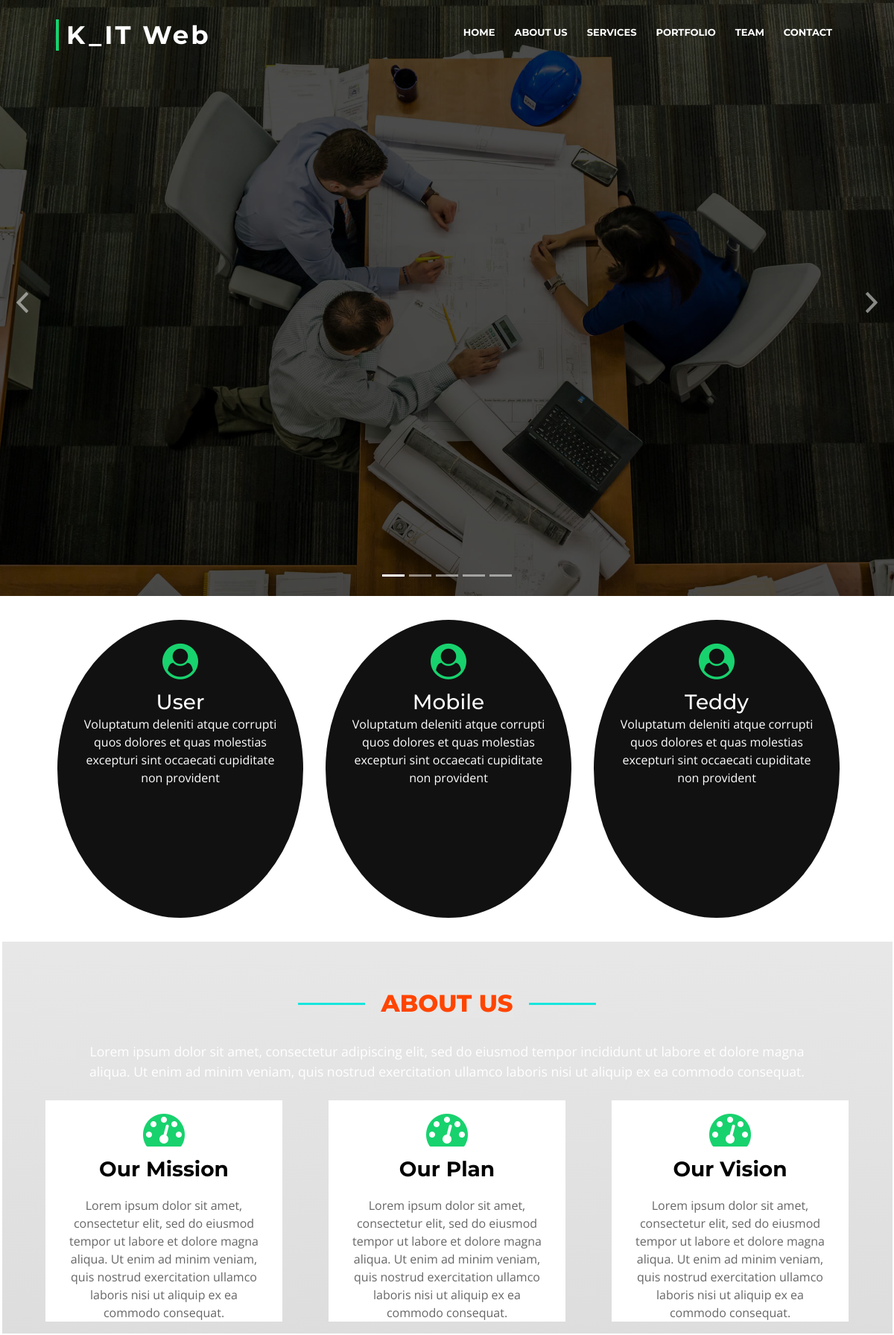
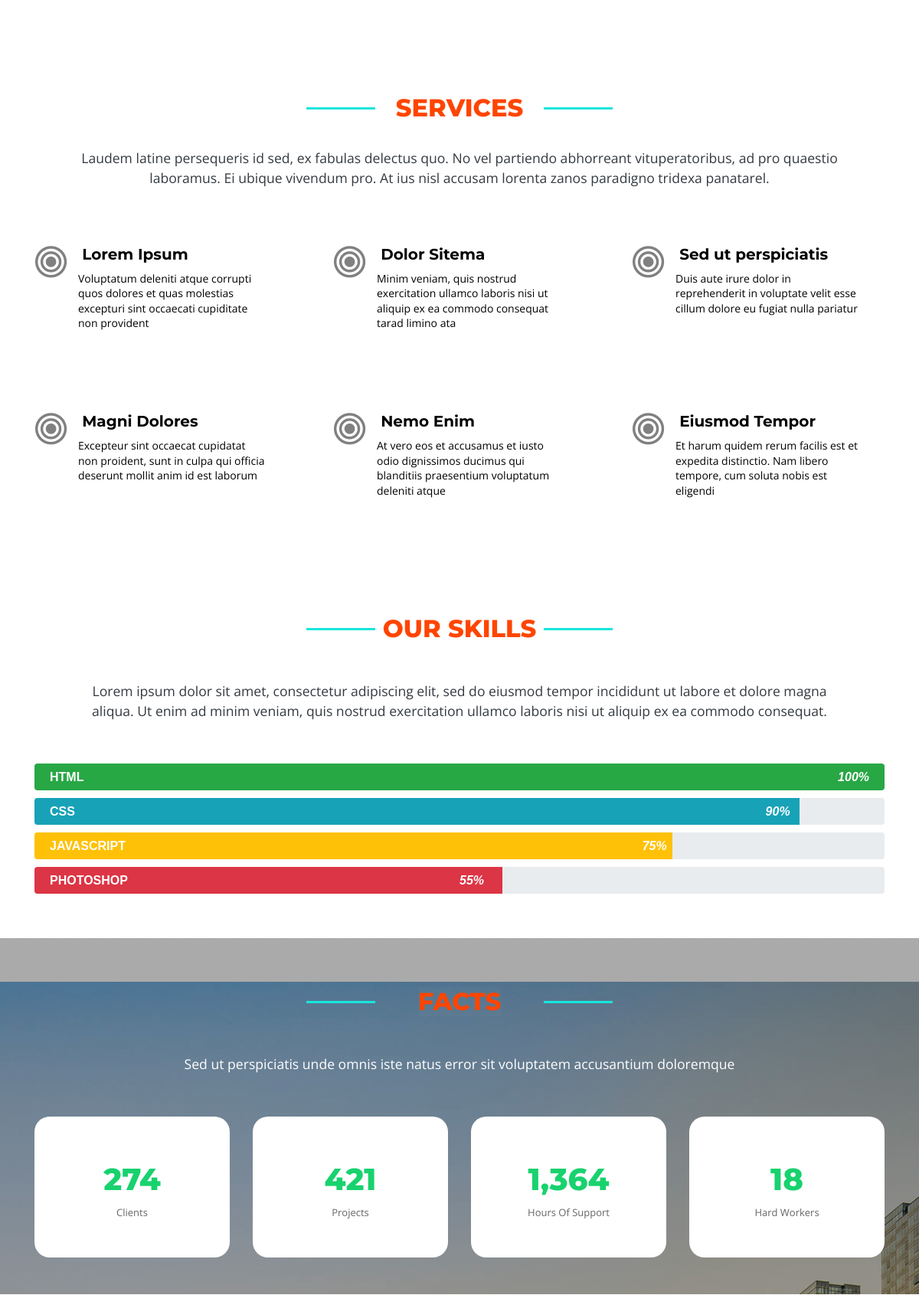
Page /index.php/pages/home (upper part) on the committed database (2 pictures, top to bottom).
### tables this page shows
CREATE TABLE `mobiles` (
  `id` int(11) NOT NULL,
  `img` varchar(250) NOT NULL,
  `icon` varchar(250) NOT NULL,
  `name` varchar(150) NOT NULL,
  `content` varchar(150) NOT NULL,
  `created_at` date NOT NULL DEFAULT current_timestamp()
);

CREATE TABLE `about` (
  `id` int(11) NOT NULL,
  `img` varchar(250) NOT NULL,
  `icon` varchar(250) NOT NULL,
  `name` varchar(250) NOT NULL,
  `content` varchar(250) NOT NULL,
  `created_at` date NOT NULL DEFAULT current_timestamp()
);

CREATE TABLE `service` (
  `id` int(11) NOT NULL,
  `icon` varchar(250) NOT NULL,
  `name` varchar(250) NOT NULL,
  `content` varchar(250) NOT NULL,
  `created_at` int(11) NOT NULL
);

### application/controllers/pages/Home.php (called while the page is built, shortened)
<?php
class Home extends CI_Controller {
	public function __construct()
	{
		$this->load->model('HomePage_Model', 'home');
	}
	public function index()
	{
		$data['all_mobile'] = $this->home->getMobile();
		$data['all_about'] = $this->home->getAbout();
		$data['all_service'] = $this->home->getService();
		$data['all_apps'] = $this->home->getApp();
		$data['all_cards'] = $this->home->getCard();
		$data['all_webs'] = $this->home->getWeb();
		$data['all_teams'] = $this->home->getTeam();
		$this->load->view('pages/home_page', $data);
	}
}

### index.php (called while the page is built, shortened)
<?php
require_once BASEPATH.'core/CodeIgniter.php';

### application/models/HomePage_Model.php (called while the page is built, shortened)
<?php
class HomePage_Model extends CI_Model {
	function getMobile()
	{
		 $query = $this->db->get('mobiles');
		 return $query->result();
	}
	function getAbout()
	{
		 $query = $this->db->get('about');
		 return $query->result();
	}
	function getService()
	{
		 $query = $this->db->get('service');
		 return $query->result();
	}
}

### application/views/pages/home_page.php (the view, shortened to what this page needs)
<!DOCTYPE html>
<html lang="en">
<head>
    <link href="<?php echo base_url(); ?>project/assets/css/bootstrap/bootstrap.min.css" rel="stylesheet">
    <link href="<?php echo base_url(); ?>project/assets/lib/font-awesome/css/font-awesome.min.css" rel="stylesheet">
    <link href="<?php echo base_url(); ?>project/assets/lib/animate/animate.min.css" rel="stylesheet">
    <link href="<?php echo base_url(); ?>project/assets/lib/ionicons/css/ionicons.min.css" rel="stylesheet">
    <link href="<?php echo base_url(); ?>project/assets/lib/owlcarousel/assets/owl.carousel.min.css" rel="stylesheet">
    <link href="<?php echo base_url(); ?>project/assets/lib/lightbox/css/lightbox.min.css" rel="stylesheet">
    <link href="<?php echo base_url(); ?>project/assets/css/style.css" rel="stylesheet">
</head>
<body>
<header id="header">
    <div class="container-fluid">
        <div id="logo" class="pull-left">
            <h1><a href="#intro" class="scrollto">K_IT Web</a></h1>
        </div>
        <nav id="nav-menu-container">
            <ul class="nav-menu">
                <li><a href="#intro">Home</a></li>
                <li><a href="#about-us">About Us</a></li>
                <li><a href="#services">Services</a></li>
                <li><a href="#portfolio">Portfolio</a></li>
                <li><a href="#team">Team</a></li>
                <li><a href="#contact">Contact</a></li>
            </ul>
        </nav>
    </div>
</header>
<section id="intro">
    <div class="intro-container">
        <div id="introCarousel" class="carousel  slide carousel-fade" data-ride="carousel">
            <ol class="carousel-indicators"></ol>
            <div class="carousel-inner" role="listbox">
                <div class="carousel-item active">
                    <div class="carousel-container">
                    </div>
                </div>
            </div>
            <a class="carousel-control-prev" href="#introCarousel" role="button" data-slide="prev">
                <span class="carousel-control-prev-icon ion-chevron-left" aria-hidden="true"></span>
            </a>
            <a class="carousel-control-next" href="#introCarousel" role="button" data-slide="next">
                <span class="carousel-control-next-icon ion-chevron-right" aria-hidden="true"></span>
            </a>
        </div>
    </div>
</section>
<div class="container">
    <div class="row item">
        <?php foreach ($all_mobile as $key => $value) { ?>
        <div class="col-sm-12 col-md-6 col-lg-4">
            <div class="card-icon rounded-circle">
                <i class="fa fa-user-circle" aria-hidden="true"></i>
                <h3 id=""><?php echo $value->name; ?></h3>
                <p id=""><?php echo $value->content; ?></p>
            </div>
        </div>
       <?php } ?>
    </div>
</div>
<div id="about-us" class="container-fluid top-3 title-about">
    <div class="container">
        <div class="head-title text-center"><h2><span>ABOUT US</span></h2>
            <p class="title-text">Lorem ipsum dolor sit amet, consectetur adipiscing elit, sed do eiusmod tempor incididunt ut labore et dolore magna aliqua. Ut enim ad minim veniam, quis nostrud exercitation ullamco laboris nisi ut aliquip ex ea commodo consequat.</p>
        </div>
        <div class="row">
                <?php foreach ($all_about as $key => $value) { ?>
            <div class="col-sm-12 col-md-6 col-lg-4">
                <div class="title-card text-center p-2 m-2">
                    <div class="about-bg">
                        <i class="fa fa-tachometer" aria-hidden="true"></i>
                        <h3><?php echo $value->name; ?></h3>
                        <P><?php echo $value->content; ?></P>
                    </div>
                </div>
            </div>
            <?php } ?>
        </div>
    </div>
</div>
<div id="services" class="container">
    <div class="head-title text-center service"><h2><span>SERVICES</span></h2>
        <p class="title-text text-dark my-3">Laudem latine persequeris id sed, ex fabulas delectus quo. No vel partiendo abhorreant vituperatoribus, ad pro quaestio laboramus. Ei ubique vivendum pro. At ius nisl accusam lorenta zanos paradigno tridexa panatarel.</p>
        <div class="row">
            <?php foreach ($all_service as $key => $value) { ?>
            <div class="col-sm-12 col-md-6 col-lg-4">
                <div class="service-head">
                    <div class="service-icon p-3">
                        <i class="float-left  fa fa-bullseye mt-2" aria-hidden="true"></i>
                        <h5><a href="#"><?php echo $value->name; ?></a></h5>
                        <p class="service-text"><?php echo $value->content; ?></p>
                    </div>
                </div>
            </div>
        <?php  } ?>
        </div>
    </div>
</div>
<div class="container  mb-5">
    <div class="head-title text-center"><h2><span>OUR SKILLS</span></h2>
        <p class="title-text text-dark my-5 mb-5">Lorem ipsum dolor sit amet, consectetur adipiscing elit, sed do eiusmod tempor incididunt ut labore et dolore magna aliqua. Ut enim ad minim veniam, quis nostrud exercitation ullamco laboris nisi ut aliquip ex ea commodo consequat.</p>
    </div>
    <div class="row">
        <div class="col-sm-12 col-md-12 col-lg-12">
            <div class="progress mt-2 ">
                <div class="progress-bar bg-success" role="progressbar" style="width: 100%;" aria-valuenow="100" aria-valuemin="0" aria-valuemax="100"></div>
                <span class="skill">Html</span>
                <i class="h-text">100%</i>
            </div>
            <div class="progress mt-2">
                <div class="progress-bar bg-info" role="progressbar" style="width: 90%;" aria-valuenow="90" aria-valuemin="0" aria-valuemax="90"></div>
                <span class="skill">css</span>
                <i class="c-text">90%</i>
            </div>
            <div class="progress mt-2">
                <div class="progress-bar bg-warning" role="progressbar" style="width: 75%;" aria-valuenow="75" aria-valuemin="0" aria-valuemax="75"></div>
                <span class="skill">JAVASCRIPT</span>
                <i class="js-text">75%</i>
            </div>
            <div class="progress mt-2">
                <div class="progress-bar bg-danger" role="progressbar" style="width: 55%;" aria-valuenow="55" aria-valuemin="0" aria-valuemax="55"></div>
                <span class="skill">photoshop</span>
                <i class="p-text">55%</i>
            </div>
        </div>
    </div>
</div>
<div class="container-fluid counter-main top-bottom ">
    <div class="container">
        <div class="head-title text-center"><h2><span>FACTS</span></h2>
            <p class="title-text text-white my-5 mb-3">Sed ut perspiciatis unde omnis iste natus error sit voluptatem accusantium doloremque</p>
        </div>
        <div class="row ">
            <div class="col-sm-12 col-md-6 col-lg-3 text-center mb-5 mt-2">
                <div class="wrapper">
                    <div class="counter col_fourth">
                        <h2 class="timer count-title count-number" data-to="274" data-speed="1500"></h2>
                        <p class="count-text ">Clients</p>
                    </div>
                </div>
            </div>
            <div class="col-sm-12 col-md-6 col-lg-3 mb-5 mt-2">
                <div class="wrapper">
                    <div class="counter col_fourth">
                        <h2 class="timer count-title count-number" data-to="421" data-speed="1500"></h2>
                        <p class="count-text ">Projects</p>
                    </div>
                </div>
            </div>
            <div class="col-sm-12 col-md-6 col-lg-3 mb-5 mt-2">
                <div class="wrapper">
                    <div class="counter col_fourth">
                        <h2 class="timer count-title count-number" data-to="1364" data-speed="1500"></h2>
                        <p class="count-text ">Hours Of Support</p>
                    </div>
                </div>
            </div>
            <div class="col-sm-12 col-md-6 col-lg-3 mb-5 mt-2">
                <div class="wrapper">
                    <div class="counter col_fourth end">
                        <h2 class="timer count-title count-number" data-to="18" data-speed="1500"></h2>
                        <p class="count-text ">Hard Workers</p>
                    </div>
                </div>
            </div>
        </div>
    </div>
</div>
</body>
</html>

### rows in the picture
mobiles: name "User", content "Voluptatum deleniti atque corrupti quos dolores et quas molestias excepturi sint occaecati cupiditate non provident"
mobiles: name "Mobile", content "Voluptatum deleniti atque corrupti quos dolores et quas molestias excepturi sint occaecati cupiditate non provident"
mobiles: name "Teddy", content "Voluptatum deleniti atque corrupti quos dolores et quas molestias excepturi sint occaecati cupiditate non provident"
about: name "Our Mission", content "Lorem ipsum dolor sit amet, consectetur elit, sed do eiusmod tempor ut labore et dolore magna aliqua. Ut enim ad minim veniam, quis nostrud exercitation ullamco laboris nisi ut aliquip ex ea commodo consequat."
about: name "Our Plan", content "Lorem ipsum dolor sit amet, consectetur elit, sed do eiusmod tempor ut labore et dolore magna aliqua. Ut enim ad minim veniam, quis nostrud exercitation ullamco laboris nisi ut aliquip ex ea commodo consequat."
about: name "Our Vision", content "Lorem ipsum dolor sit amet, consectetur elit, sed do eiusmod tempor ut labore et dolore magna aliqua. Ut enim ad minim veniam, quis nostrud exercitation ullamco laboris nisi ut aliquip ex ea commodo consequat."
service: name "Lorem Ipsum", content "Voluptatum deleniti atque corrupti quos dolores et quas molestias excepturi sint occaecati cupiditate non provident"
service: name "Dolor Sitema", content "Minim veniam, quis nostrud exercitation ullamco laboris nisi ut aliquip ex ea commodo consequat tarad limino ata"
service: name "Sed ut perspiciatis", content "Duis aute irure dolor in reprehenderit in voluptate velit esse cillum dolore eu fugiat nulla pariatur"
service: name "Magni Dolores", content "Excepteur sint occaecat cupidatat non proident, sunt in culpa qui officia deserunt mollit anim id est laborum"
service: name "Nemo Enim", content "At vero eos et accusamus et iusto odio dignissimos ducimus qui blanditiis praesentium voluptatum deleniti atque"
service: name "Eiusmod Tempor", content "Et harum quidem rerum facilis est et expedita distinctio. Nam libero tempore, cum soluta nobis est eligendi"
